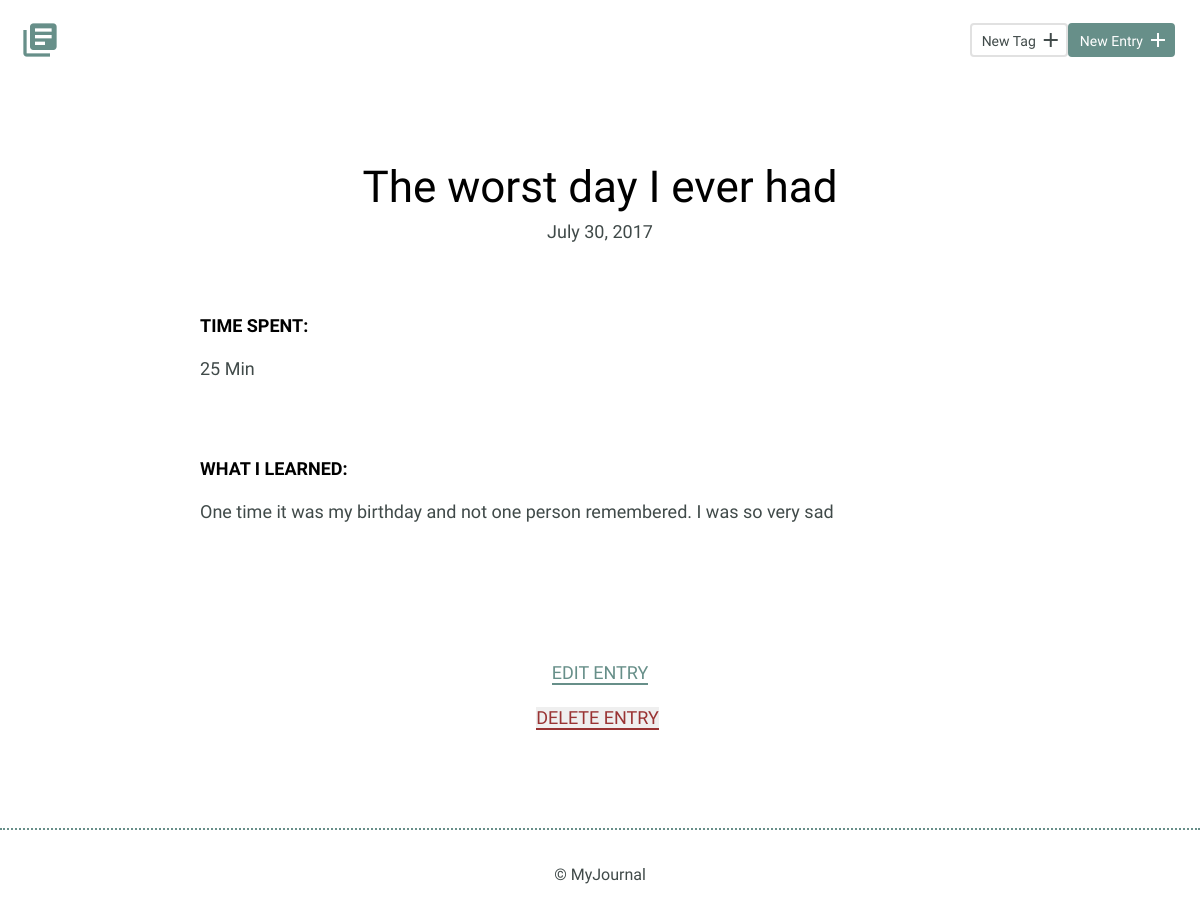
Screenshot of /detail.php?id=2 with the database file from the repository.
### tables this page shows
CREATE TABLE "entries" (
	`id`	INTEGER,
	`title`	TEXT,
	`date`	TEXT,
	`time_spent`	INTEGER,
	`learned`	BLOB,
	`resources`	BLOB,
	PRIMARY KEY(`id`)
);

### inc/connection.php (called while the page is built)
<?php
try {
  $db = new PDO('sqlite:' . __DIR__ . '/journal.db');
  $db->setAttribute(PDO::ATTR_ERRMODE, PDO::ERRMODE_EXCEPTION);
  return $db;
} catch (Exception $ex) {
  echo $ex->get_message();
  die();
}

### inc/functions.php (called while the page is built, shortened)
<?php
function get_entry($id) {
  include('connection.php');
  $sql = 'SELECT * FROM entries WHERE id = ?';
  try {
    $results = $db->prepare($sql);
    $results->bindValue(1, $id, PDO::PARAM_INT);
    $results->execute();
    return $results->fetch();
  } catch(Exception $ex) {
    echo $ex->get_message();
    return false;
  }
}
function get_entry_tags($entry_id) {
  include('connection.php');
  $sql = 'SELECT tags.id, title
          FROM entries_tags
          LEFT JOIN tags
          ON tag_id = tags.id
          WHERE entry_id = ?;';
  try {
    $results = $db->prepare($sql);
    $results->bindValue(1, $entry_id, PDO::PARAM_INT);
    $results->execute();
    return $results->fetchAll(PDO::FETCH_ASSOC);
  } catch(Exceptoin $ex) {
    echo $ex->get_message();
    return false;
  }
}

### detail.php (the view, shortened to what this page needs)
<?php
include('inc/functions.php');
include('inc/header.php');
if (isset($_GET['id'])) {
    $entry = get_entry(filter_input(INPUT_GET, 'id', FILTER_SANITIZE_NUMBER_INT));
} else {
    echo '<h2>No Journal Entry Selected</h2>';
    die();
}
?>
<section>
  <div class="container">
    <div class="entry-list single">
      <article>
        <h1><?php echo $entry['title'] ?></h1>
        <?php
        $date = date('F j, Y', strtotime($entry['date']));
        echo '<time datetime="' . $entry['date'] . '">' . $date . '</time>';
        ?>
        <div class="entry">
          <h3>Time Spent: </h3>
          <p><?php echo ucwords($entry['time_spent']) ?></p>
        </div>
        <div class="entry">
          <h3>What I Learned:</h3>
          <p>
          <?php echo $entry['learned'] ?>
          </p>
        </div>
      </article>
    </div>
  </div>
  <div class="edit">
    <p>
      <a href="entry.php?id=<?php echo $entry['id'] ?>">Edit Entry</a >
      <?php
      echo '<form action="entry.php" method="post">';
      echo '<input type="submit" value="DELETE ENTRY" name="delete" class="link" />';
      echo '</form>'
      ?>
    </p>
  </div>
</section>
<?php
include('inc/footer.php');
?>

### css/site.css (style rules this page uses)
body { font-size: 16px; color: #404a49; font-family: 'Cousine', serif; font-weight: 400; }
.container { margin: 0 auto; padding: 0 25px; }
h1, h2, h3 { margin: 0; font-weight: 400; line-height: 1em; color: #000; }
h1 { font-size: 44px; margin-bottom: 12px; }
h3 { font-size: 18px; font-family: 'Work Sans', serif; font-weight: 600; text-transform: uppercase; }
p { line-height: 1.8em; font-size: 18px; }
p a { border-bottom: 2px solid #678f89; padding: 0; color: #678f89; text-decoration: none; }
.entry-list, .edit-entry, .new-entry { max-width: 800px; margin: 0 auto; padding: 70px 0 150px 0; }
.entry-list article { margin-bottom: 70px; text-align: center; }
.entry-list article:last-child { margin-bottom: 0; }
.entry-list.single { padding-bottom: 70px; }
.entry-list.single time { font-size: 18px; }
.entry { max-width: 800px; margin: 75px auto 0 auto; text-align: left; }
.entry p { margin-bottom: 40px; }
.edit { padding-bottom: 80px; text-align: center; margin: 0 auto; }
.edit a { font-weight: 400; text-transform: uppercase; font-size: 18px; }
.link { border: none; border-bottom: 2px solid #933; padding: 0; color: #933; text-decoration: none; font-weight: 400; text-transform: uppercase; font-size: 18px; }
input[type=submit] { margin-right: 5px; }

### rows the page displays
entries: title "The worst day I ever had", date "July 30, 2017", time_spent "25 Min", learned "One time it was my birthday and not one person remembered. I was so very sad"
